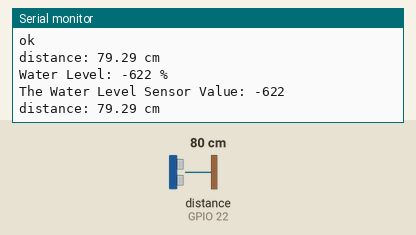
This sketch was run on a simulated ESP8266 (NodeMCU). Parts: the last lines printed to the serial monitor. Wiring (inferred from the names in the program): ultrasonic range finder: trigger GPIO 23; echo GPIO 22. The test bench sets the inputs (shaded band); at power-on: distance to the obstacle (sensor on GPIO 22) 80 cm. The echo pulse lasts 58.3 µs per cm; WiFi joins after 1.5 s; servers stay silent unless stated.

Above: at 2.7 s.
2.8 s: distance to the obstacle (sensor on GPIO 22) set to 2 cm
At 4.1 s:
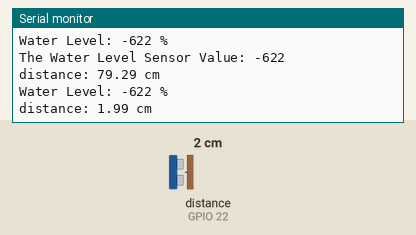
4.3 s: distance to the obstacle (sensor on GPIO 22) set to 4 cm
At 7.8 s:
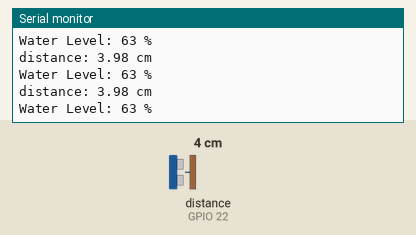
Timing chart, 0 to 9.3 s (numbered marks = the images above; inputs shaded):
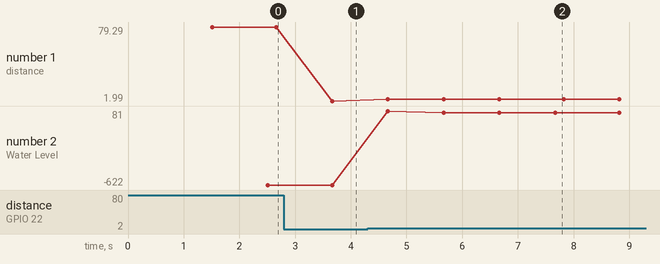

Measured:
- after the input at 2.8 s, the serial monitor: prints a new line after 0.87 s (image 1)
- after the input at 4.3 s, the serial monitor: prints a new line after 0.37 s (image 2)
- plotted number 1: 79.29 → 1.99 after the input at 2.8 s, 1.99 → 3.98 after the input at 4.3 s
- plotted number 2: -622 → 63 after the input at 4.3 s

The sketch:

Coding_Minuman.ino
```cpp
#include <Arduino.h>

#if defined(ESP32)

  #include <WiFi.h>

#elif defined(ESP8266)

  #include <ESP8266WiFi.h>

#endif

#include <Firebase_ESP_Client.h>


//Provide the token generation process info.

#include "addons/TokenHelper.h"

//Provide the RTDB payload printing info and other helper functions.

#include "addons/RTDBHelper.h"


// Insert your network credentials

#define WIFI_SSID "sweet home"

#define WIFI_PASSWORD "adepat1314"


// Insert Firebase project API Key

#define API_KEY "AIzaSyBUQRxBHsI0lupZtQ6Yu_K8hY6K_IMFV7A"


// Insert RTDB URLefine the RTDB URL */

#define DATABASE_URL "https://feederproject-8a71b-default-rtdb.asia-southeast1.firebasedatabase.app/"


//Define Firebase Data object

FirebaseData fbdo;


FirebaseAuth auth;

FirebaseConfig config;


unsigned long sendDataPrevMillis = 0;

int count = 0;

bool signupOK = false;


#define TRIG_PIN 23 // ESP32 pin GIOP23 connected to Ultrasonic Sensor's TRIG pin
#define ECHO_PIN 22 // ESP32 pin GIOP22 connected to Ultrasonic Sensor's ECHO pin

float duration_us, distance_cm;
int value;

void setup(){

  Serial.begin(115200);

  WiFi.begin(WIFI_SSID, WIFI_PASSWORD);

  Serial.print("Connecting to Wi-Fi");

  while (WiFi.status() != WL_CONNECTED){

    Serial.print(".");

    delay(300);

  }

  Serial.println();

  Serial.print("Connected with IP: ");

  Serial.println(WiFi.localIP());

  Serial.println();


  /* Assign the api key (required) */

  config.api_key = API_KEY;


  /* Assign the RTDB URL (required) */

  config.database_url = DATABASE_URL;


  /* Sign up */

  if (Firebase.signUp(&config, &auth, "", "")){

    Serial.println("ok");

    signupOK = true;

  }

  else{

    Serial.printf("%s\n", config.signer.signupError.message.c_str());

  }


  /* Assign the callback function for the long running token generation task */

  config.token_status_callback = tokenStatusCallback; //see addons/TokenHelper.h


  Firebase.begin(&config, &auth);

  Firebase.reconnectWiFi(true);

  pinMode(TRIG_PIN, OUTPUT);
  pinMode(ECHO_PIN, INPUT);

}


void loop(){

  digitalWrite(TRIG_PIN, HIGH);
  delayMicroseconds(10);
  digitalWrite(TRIG_PIN, LOW);

  // measure duration of pulse from ECHO pin
  duration_us = pulseIn(ECHO_PIN, HIGH);

  // calculate the distance
  distance_cm = 0.017 * duration_us;

  // print the value to Serial Monitor
  Serial.print("distance: ");
  Serial.print(distance_cm);
  Serial.println(" cm");

  delay(1000);

  value = (((10.97 - distance_cm)/10.97)*100);

  Serial.print("Water Level: ");
  Serial.print(value);
  Serial.println(" %");

  if (Firebase.ready() && signupOK && (millis() - sendDataPrevMillis > 5000 || sendDataPrevMillis == 0)){

    sendDataPrevMillis = millis();

    // Write an Int number on the database path test/int

    if (Firebase.RTDB.setInt(&fbdo, "waterlvl", value)){

      Serial.print("The Water Level Sensor Value: ");
      Serial.println(value);

    }

    else {

      Serial.println("FAILED");

      Serial.println("REASON: " + fbdo.errorReason());

    }

  }

}
```
